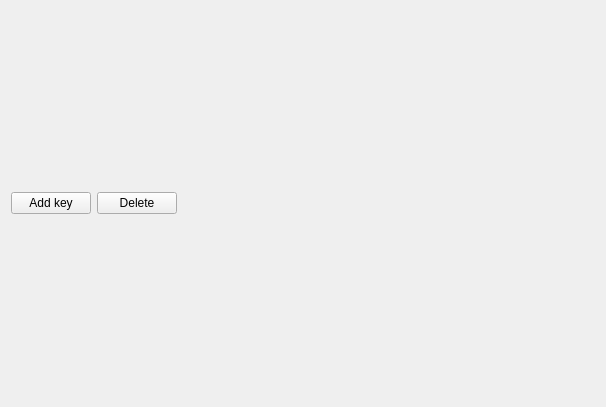
<?xml version="1.0" encoding="UTF-8"?>
<ui version="4.0">
 <class>KeysForm</class>
 <widget class="QWidget" name="KeysForm">
  <property name="geometry">
   <rect>
    <x>0</x>
    <y>0</y>
    <width>606</width>
    <height>407</height>
   </rect>
  </property>
  <property name="windowTitle">
   <string>Form</string>
  </property>
  <layout class="QHBoxLayout" name="horizontalLayout_3">
   <item>
    <layout class="QVBoxLayout" name="verticalLayout">
     <item>
      <layout class="QHBoxLayout" name="horizontalLayout">
       <property name="sizeConstraint">
        <enum>QLayout::SetFixedSize</enum>
       </property>
       <item alignment="Qt::AlignLeft">
        <widget class="QPushButton" name="addKeyButton">
         <property name="sizePolicy">
          <sizepolicy hsizetype="Fixed" vsizetype="Fixed">
           <horstretch>0</horstretch>
           <verstretch>0</verstretch>
          </sizepolicy>
         </property>
         <property name="text">
          <string>Add key</string>
         </property>
         <property name="icon">
          <iconset resource="../galacteek.qrc">
           <normaloff>:/share/icons/key-diago.png</normaloff>:/share/icons/key-diago.png</iconset>
         </property>
         <property name="iconSize">
          <size>
           <width>16</width>
           <height>16</height>
          </size>
         </property>
        </widget>
       </item>
       <item alignment="Qt::AlignLeft">
        <widget class="QPushButton" name="deleteKeyButton">
         <property name="sizePolicy">
          <sizepolicy hsizetype="Fixed" vsizetype="Fixed">
           <horstretch>0</horstretch>
           <verstretch>0</verstretch>
          </sizepolicy>
         </property>
         <property name="text">
          <string>Delete</string>
         </property>
        </widget>
       </item>
       <item>
        <spacer name="horizontalSpacer">
         <property name="orientation">
          <enum>Qt::Horizontal</enum>
         </property>
         <property name="sizeHint" stdset="0">
          <size>
           <width>40</width>
           <height>20</height>
          </size>
         </property>
        </spacer>
       </item>
      </layout>
     </item>
    </layout>
   </item>
  </layout>
 </widget>
 <resources>
  <include location="../galacteek.qrc"/>
 </resources>
 <connections/>
</ui>
